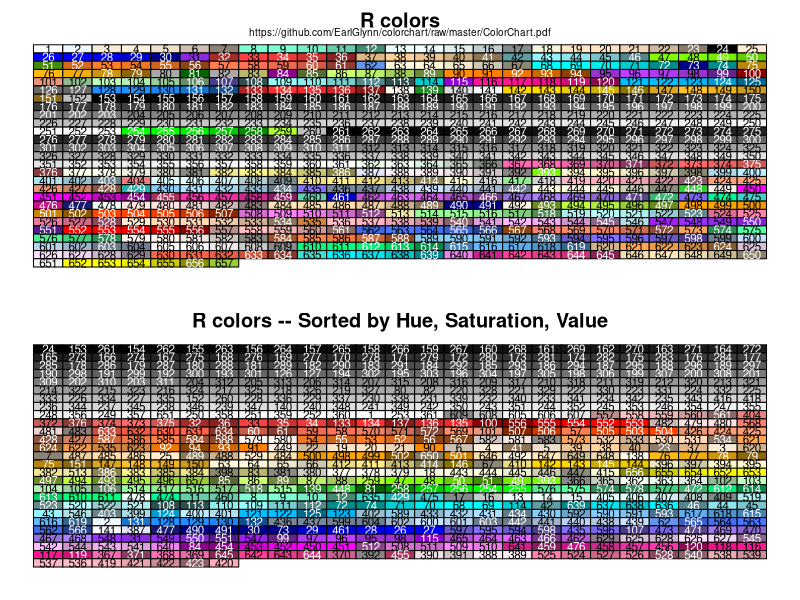
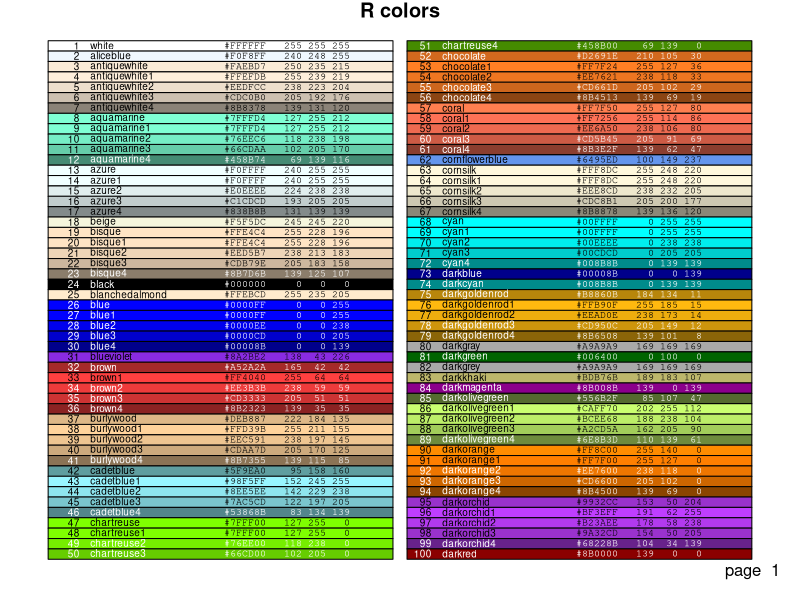
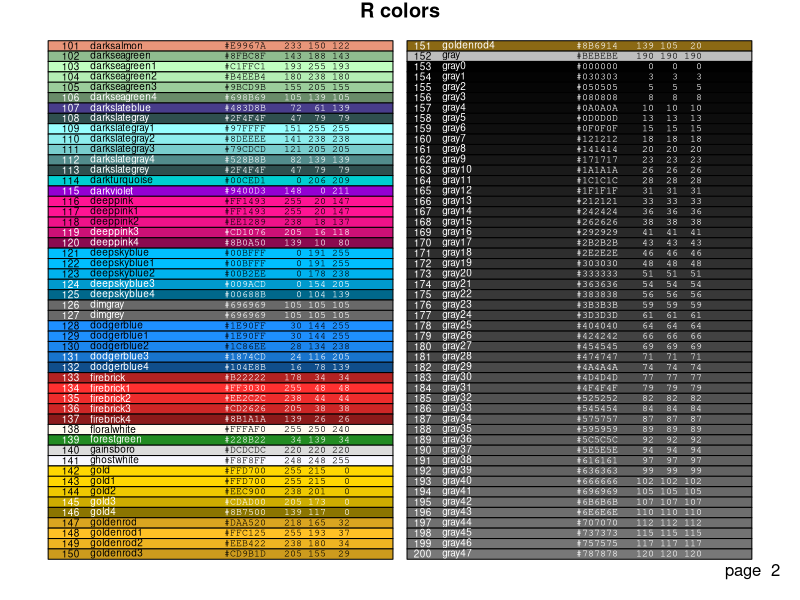
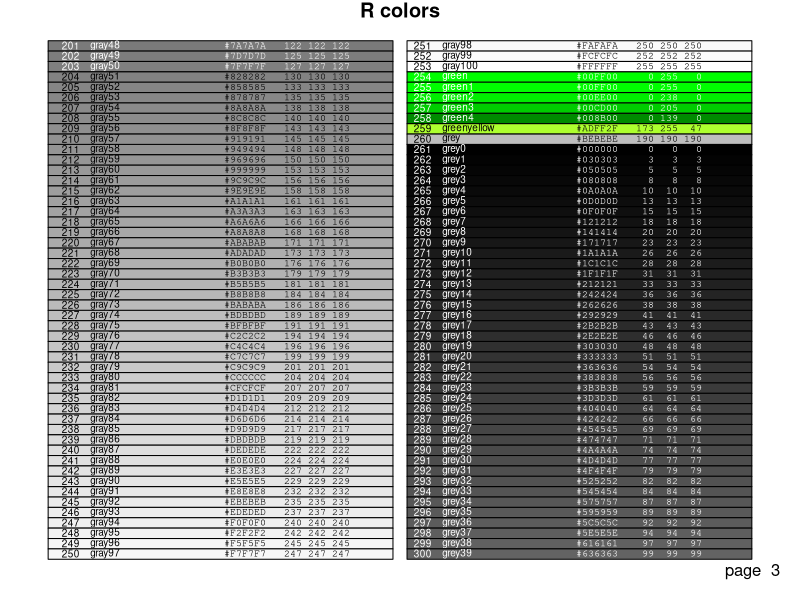
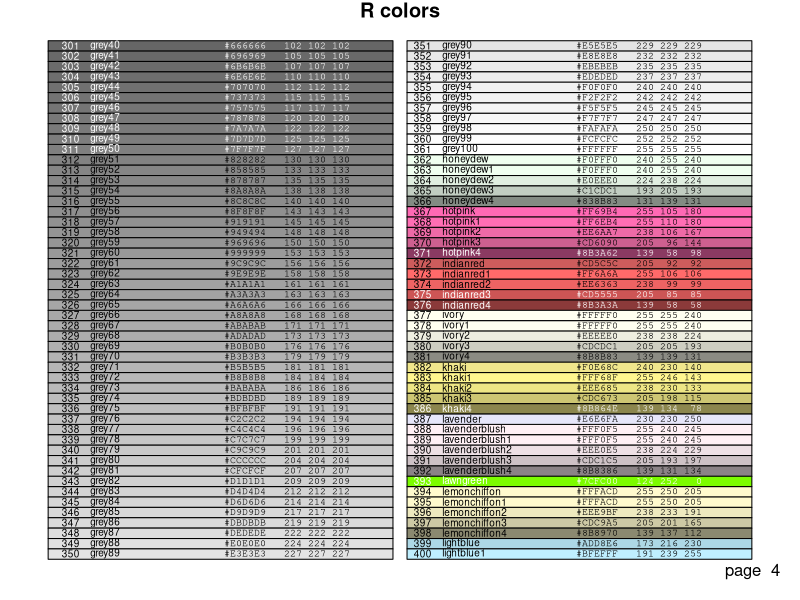
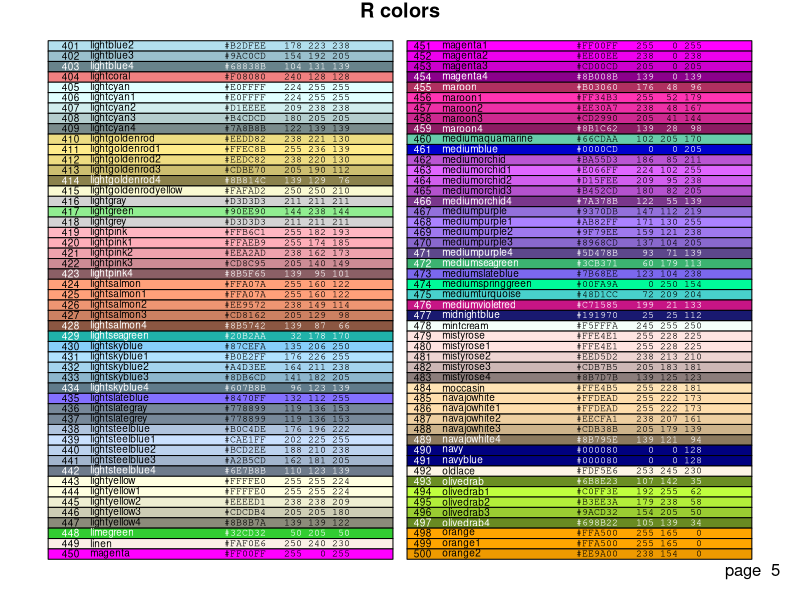
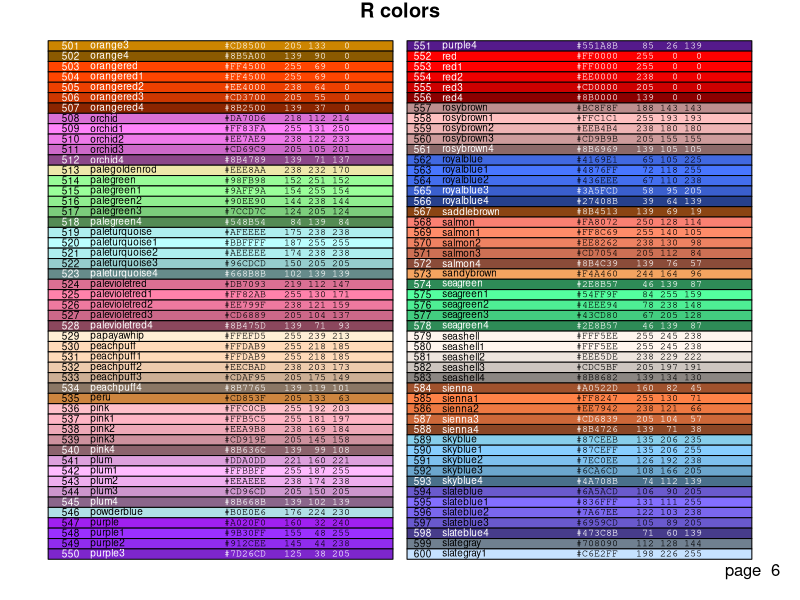
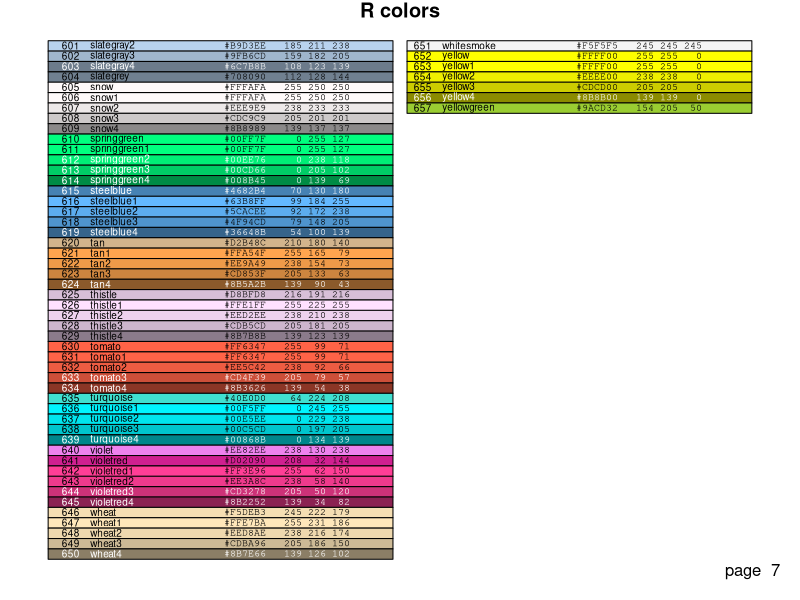

Recreate these plots in R, in order.
# Color Chart in R
# (Tested in R version 3.0.2)
#
# Earl F Glynn
# UMKC Center for Health Insights
# 30 December 2013.
#
# Original 2005 version completed while at
# Stowers Institute for Medical Research

pdf("ColorChart.pdf", width=6, height=10)

# save to reset at end
oldparameters <- par(mar=c(1,1,2,1), mfrow=c(2,1))

# Be cautious in case definition of "colors" changes.
# Use hard-coded constant since this is not expected to change.
stopifnot(length(colors()) == 657)

# 0. Setup

# For a given color, define a text color that will have good contrast.
#   Examples:
#     > SetTextContrastColor("white")
#     [1] "black"
#     > SetTextContrastColor("black")
#     [1] "white"
#     > SetTextContrastColor("red")
#     [1] "white"
#     > SetTextContrastColor("yellow")
#     [1] "black"
SetTextContrastColor <- function(color)
{
  ifelse( mean(col2rgb(color)) > 127, "black", "white")
}

# Define this array of text contrast colors that correponds to each
# member of the colors() array.
TextContrastColor <- unlist( lapply(colors(), SetTextContrastColor) )


# 1a. Plot matrix of R colors, in index order, 25 per row.
# This example plots each row of rectangles one at a time.
colCount <- 25  # number per row
rowCount <- 27

plot( c(1,colCount), c(0,rowCount), type="n", ylab="", xlab="",
     axes=FALSE, ylim=c(rowCount,0))
title("R colors")
mtext("https://github.com/EarlGlynn/colorchart/raw/master/ColorChart.pdf",
      cex=0.6)

for (j in 0:(rowCount-1))
{
  base <- j*colCount
  remaining <- length(colors()) - base
  RowSize <- ifelse(remaining < colCount, remaining, colCount)
  rect((1:RowSize)-0.5,j-0.5, (1:RowSize)+0.5,j+0.5,
    border="black",
    col=colors()[base + (1:RowSize)])
  text((1:RowSize), j, paste(base + (1:RowSize)), cex=0.7,
       col=TextContrastColor[base + (1:RowSize)])
}

# 1b.  Plot matrix of R colors, in "hue" order, 25 per row.
# This example plots each rectangle one at a time.
RGBColors <- col2rgb(colors()[1:length(colors())])
HSVColors <- rgb2hsv( RGBColors[1,], RGBColors[2,], RGBColors[3,], maxColorValue=255)
HueOrder  <- order( HSVColors[1,], HSVColors[2,], HSVColors[3,] )

plot(0, type="n", ylab="", xlab="",
     axes=FALSE, ylim=c(rowCount,0), xlim=c(1,colCount))

title("R colors -- Sorted by Hue, Saturation, Value")

for (j in 0:(rowCount-1))
{
  for (i in 1:colCount)
  {
    k <- j*colCount + i
    if (k <= length(colors()))
    {
      rect(i-0.5,j-0.5, i+0.5,j+0.5, border="black", col=colors()[ HueOrder[k] ])
      text(i,j, paste(HueOrder[k]), cex=0.7, col=TextContrastColor[ HueOrder[k] ])
    }
  }
}


# 2. Create 7-page color chart showing rectangle blocks of color, along with
# index, color name, and RGB constants in hex and decimal.

# Define string vector of RGB hex and decimal constants for given color
# as a string.
#   Example:
#     > GetColorHexAndDecimal("yellow")
#     [1] "#FFFF00   255 255   0"
GetColorHexAndDecimal <- function(color)
{
  clr <- col2rgb(color)
  sprintf("#%02X%02X%02X   %3d %3d %3d",
          clr[1],clr[2],clr[3], clr[1],clr[2],clr[3])
}

# Restore, change and save graphics parameters
par(oldparameters)
oldparameters <- par(mar=c(1,1,1,1))

# Prepare text vectors to be displayed, in addition to color names.
index <- paste(1:length(colors()))
HexAndDec <- unlist( lapply(colors(), GetColorHexAndDecimal) )

PerColumn <- 50
PerPage   <- 2*PerColumn

# Plot a column of color rectangles at a time for each page.
for (page in 1: (trunc( (length(colors()) + (PerPage-1)) / PerPage) )  )
{

  plot(0, type="n", ylab="", xlab="",
       axes=FALSE, ylim=c(PerColumn,0), xlim=c(0,1))
  title("R colors")
  mtext(paste("page ", page), SOUTH<-1, adj=1, line=-1)

  base <- PerPage*(page-1)

  # Column 1
  remaining <- length(colors()) - base
  ColumnSize <- ifelse(remaining < PerColumn, remaining, PerColumn)

  rect(0.00, 0:(ColumnSize-1),
       0.49, 1:ColumnSize,
       border="black",
       col=colors()[(base+1):(base+ColumnSize)])
  text(0.045, 0.45+(0:(ColumnSize-1)), adj=1,
       index[(base+1):(base+ColumnSize)], cex=0.6,
       col=TextContrastColor[(base+1):(base+ColumnSize)])
  text(0.06, 0.45+(0:(ColumnSize-1)), adj=0,
       colors()[(base+1):(base+ColumnSize)], cex=0.6,
       col=TextContrastColor[(base+1):(base+ColumnSize)])
  save <- par(family="mono")  # use mono-spaced font with number columns
  text(0.25, 0.45+(0:(ColumnSize-1)), adj=0,
       HexAndDec[(base+1):(base+ColumnSize)], cex=0.6,
       col=TextContrastColor[(base+1):(base+ColumnSize)])
  par(save)

  # Column 2
  if (remaining > PerColumn)
  {
    remaining <- remaining - PerColumn
    ColumnSize <- ifelse(remaining < PerColumn, remaining, PerColumn)
    rect(0.51, 0:(ColumnSize-1),
         1.00, 1:ColumnSize,
         border="black",
         col=colors()[(base+PerColumn+1):(base+PerColumn+ColumnSize)])
    text(0.545, 0.45+(0:(ColumnSize-1)), adj=1,
         index[(base+PerColumn+1):(base+PerColumn+ColumnSize)], cex=0.6,
         col=TextContrastColor[(base+PerColumn+1):(base+PerColumn+ColumnSize)])
    text(0.56, 0.45+(0:(ColumnSize-1)), adj=0,
         colors()[(base+PerColumn+1):(base+PerColumn+ColumnSize)], cex=0.6,
         col=TextContrastColor[(base+PerColumn+1):(base+PerColumn+ColumnSize)])
    save <- par(family="mono")
    text(0.75, 0.45+(0:(ColumnSize-1)), adj=0,
         HexAndDec[(base+PerColumn+1):(base+PerColumn+ColumnSize)], cex=0.6,
         col=TextContrastColor[(base+PerColumn+1):(base+PerColumn+ColumnSize)])
    par(save)
  }

}

par(oldparameters)
dev.off()
